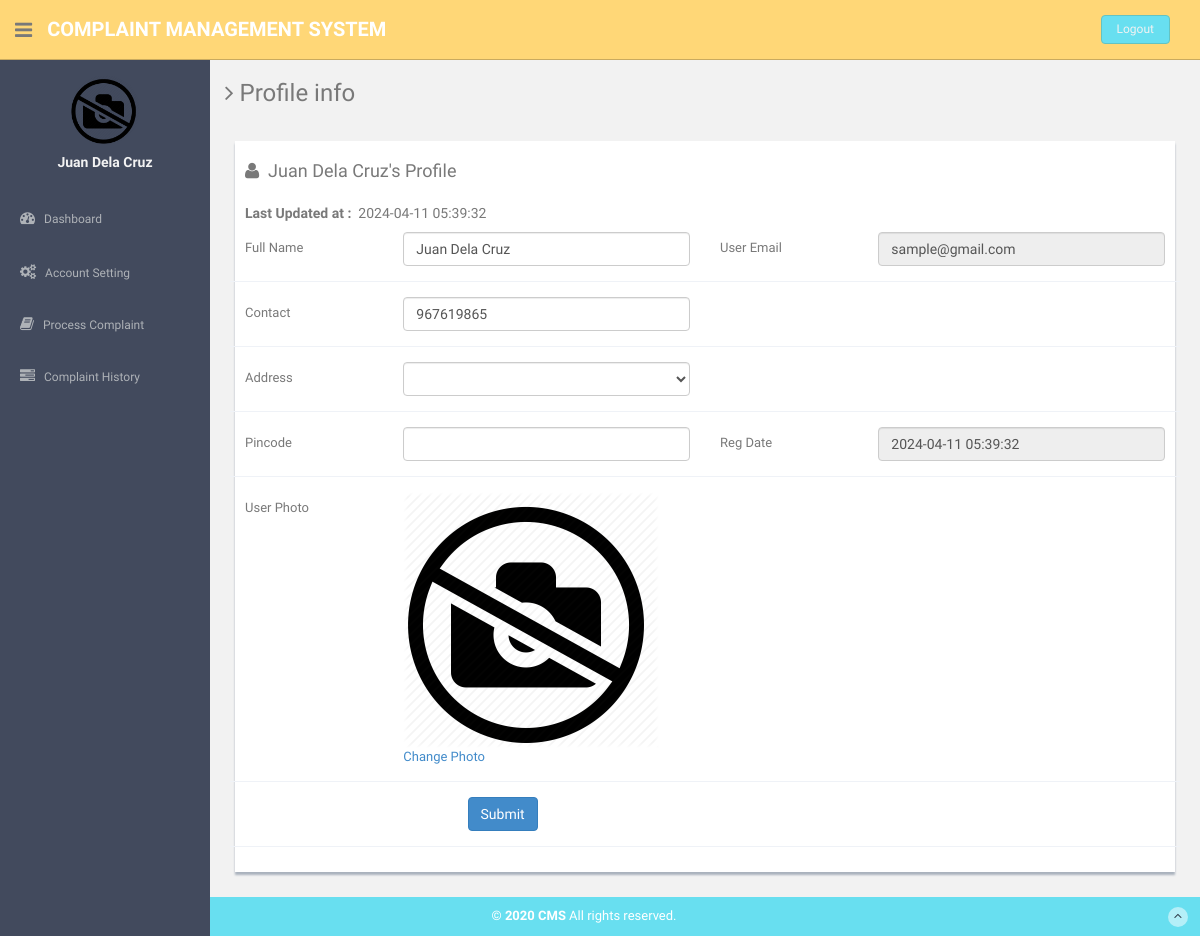
Page /users/profile.php (signed in) on the committed database.
### tables this page shows
CREATE TABLE `users` (
  `id` int(11) NOT NULL,
  `fullName` varchar(255) DEFAULT NULL,
  `userEmail` varchar(255) DEFAULT NULL,
  `password` varchar(255) DEFAULT NULL,
  `contactNo` bigint(11) DEFAULT NULL,
  `address` tinytext DEFAULT NULL,
  `State` varchar(255) DEFAULT NULL,
  `country` varchar(255) DEFAULT NULL,
  `pincode` int(6) DEFAULT NULL,
  `userImage` varchar(255) DEFAULT NULL,
  `regDate` timestamp NOT NULL DEFAULT current_timestamp(),
  `updationDate` timestamp NOT NULL DEFAULT current_timestamp() ON UPDATE current_timestamp(),
  `status` int(1) NOT NULL
);

### users/profile.php (the view, shortened to what this page needs)
<?php
include('includes/config.php');
if(strlen($_SESSION['login'])==0)
  {
header('location:index.php');
}
else{
?>
<!DOCTYPE html>
<html lang="en">
  <head>
    <link href="assets/css/bootstrap.css" rel="stylesheet">
    <link href="assets/font-awesome/css/font-awesome.css" rel="stylesheet" />
    <link rel="stylesheet" type="text/css" href="assets/js/bootstrap-datepicker/css/datepicker.css" />
    <link rel="stylesheet" type="text/css" href="assets/js/bootstrap-daterangepicker/daterangepicker.css" />
    <link href="assets/css/style.css" rel="stylesheet">
    <link href="assets/css/style-responsive.css" rel="stylesheet">
  </head>
  <body>
  <section id="container" >
     <?php include("includes/header.php");?>
      <?php include("includes/sidebar.php");?>
      <section id="main-content">
          <section class="wrapper">
          	<h3><i class="fa fa-angle-right"></i> Profile info</h3>
          	<div class="row mt">
          		<div class="col-lg-12">
                  <div class="form-panel">
 <?php $query=mysqli_query($con,"select * from users where userEmail='".$_SESSION['login']."'");
 while($row=mysqli_fetch_array($query))
 {
 ?>
  <h4 class="mb"><i class="fa fa-user"></i>&nbsp;&nbsp;<?php echo htmlentities($row['fullName']);?>'s Profile</h4>
    <h5><b>Last Updated at :</b>&nbsp;&nbsp;<?php echo htmlentities($row['updationDate']);?></h5>
                      <form class="form-horizontal style-form" method="post" name="profile" >
<div class="form-group">
<label class="col-sm-2 col-sm-2 control-label">Full Name</label>
<div class="col-sm-4">
<input type="text" name="fullname" required="required" value="<?php echo htmlentities($row['fullName']);?>" class="form-control" >
 </div>
<label class="col-sm-2 col-sm-2 control-label">User Email </label>
 <div class="col-sm-4">
<input type="email" name="useremail" required="required" value="<?php echo htmlentities($row['userEmail']);?>" class="form-control" readonly>
</div>
 </div>
<div class="form-group">
<label class="col-sm-2 col-sm-2 control-label">Contact</label>
 <div class="col-sm-4">
<input type="text" name="contactno" required="required" value="<?php echo htmlentities($row['contactNo']);?>" class="form-control">
</div>
</div>
<div class="form-group">
<label class="col-sm-2 col-sm-2 control-label">Address</label>
<div class="col-sm-4">
<select name="state" required="required" class="form-control">
<option value="<?php echo htmlentities($row['State']);?>"><?php echo htmlentities($st=$row['State']);?></option>
<?php $sql=mysqli_query($con,"select stateName from state ");
while ($rw=mysqli_fetch_array($sql)) {
  if($rw['stateName']==$st)
  {
    continue;
  }
  else
  {
  ?>
  <option value="<?php echo htmlentities($rw['stateName']);?>"><?php echo htmlentities($rw['stateName']);?></option>
<?php
}}
?>
</select>
</div>
</div>
<div class="form-group">
<label class="col-sm-2 col-sm-2 control-label">Pincode</label>
<div class="col-sm-4">
<input type="text" name="pincode" maxlength="6" required="required" value="<?php echo htmlentities($row['pincode']);?>" class="form-control">
</div>
<label class="col-sm-2 col-sm-2 control-label">Reg Date </label>
<div class="col-sm-4">
<input type="text" name="regdate" required="required" value="<?php echo htmlentities($row['regDate']);?>" class="form-control" readonly>
 </div>
</div>
<div class="form-group">
<label class="col-sm-2 col-sm-2 control-label">User Photo</label>
<div class="col-sm-4">
<?php $userphoto=$row['userImage'];
if($userphoto==""):
?>
<img src="userimages/noimage.png" width="256" height="256" >
<a href="update-image.php">Change Photo</a>
<?php else:?>
	<img src="userimages/<?php echo htmlentities($userphoto);?>" width="256" height="256">
	<a href="update-image.php">Change Photo</a>
<?php endif;?>
</div>
</div>
<?php } ?>
                          <div class="form-group">
                           <div class="col-sm-10" style="padding-left:25% ">
<button type="submit" name="submit" class="btn btn-primary">Submit</button>
</div>
</div>
                          </form>
                          </div>
                          </div>
                          </div>
		</section>
      </section>
    <?php include("includes/footer.php");?>
  </section>
  </body>
</html>
<?php } ?>

### users/includes/sidebar.php (shortened to what this page needs)
<aside>
          <div id="sidebar"  class="nav-collapse ">
              <ul class="sidebar-menu" id="nav-accordion">
                              <?php $query=mysqli_query($con,"select fullName,userImage from users where userEmail='".$_SESSION['login']."'");
 while($row=mysqli_fetch_array($query))
 {
 ?>
                  <p class="centered"><a href="profile.php">
<?php $userphoto=$row['userImage'];
if($userphoto==""):
?>
<img src="userimages/noimage.png"  class="img-circle" width="70" height="70" >
<?php else:?>
  <img src="userimages/<?php echo htmlentities($userphoto);?>" class="img-circle" width="70" height="70">
<?php endif;?>
</a>
</p>
                  <h5 class="centered"><?php echo htmlentities($row['fullName']);?></h5>
                  <?php } ?>
                  <li class="mt">
                      <a href="dashboard.php">
                          <i class="fa fa-dashboard"></i>
                          <span>Dashboard</span>
                      </a>
                  </li>
                  <li class="sub-menu">
                      <a href="javascript:;" >
                          <i class="fa fa-cogs"></i>
                          <span>Account Setting</span>
                      </a>
                  </li>
                  <li class="sub-menu">
                      <a href="register-complaint.php" >
                          <i class="fa fa-book"></i>
                          <span>Process Complaint</span>
                      </a>
                    </li>
                  <li class="sub-menu">
                      <a href="complaint-history.php" >
                          <i class="fa fa-tasks"></i>
                          <span>Complaint History</span>
                      </a>
                  </li>
              </ul>
          </div>
      </aside>

### users/assets/css/style.css (style rules this page uses)
body { color: #797979; background: #f2f2f2; font-family: 'Ruda', sans-serif; padding: 0px !important; margin: 0px !important; font-size:13px; }
ul li { list-style: none; }
a, a:hover, a:focus { text-decoration: none; outline: none; }
#container { width: 100%; height: 100%; }
.centered { text-align: center; }
.mt { margin-top: 25px; }
.mb { margin-bottom: 25px; }
#sidebar { width: 210px; height: 100%; position: fixed; background: #424a5d; }
#sidebar h5 { color: #f2f2f2; font-weight: 700; }
#sidebar ul li { position: relative; }
ul.sidebar-menu , ul.sidebar-menu li ul.sub { margin: -2px 0 0; padding: 0; }
ul.sidebar-menu { margin-top: 75px; }
ul.sidebar-menu li { margin-bottom: 5px; margin-left:10px; margin-right:10px; }
ul.sidebar-menu li.sub-menu { line-height: 15px; }
ul.sidebar-menu li a span { display: inline-block; }
ul.sidebar-menu li a { color: #aeb2b7; text-decoration: none; display: block; padding: 15px 0 15px 10px; font-size: 12px; outline: none; -webkit-transition: all 0.3s ease; -moz-transition: all 0.3s ease; -o-transition: all 0.3s ease; -ms-transition: all 0.3s ease; transition: all 0.3s ease; }
ul.sidebar-menu li a i { font-size: 15px; padding-right: 6px; }
#main-content { margin-left: 210px; }
.wrapper { display: inline-block; margin-top: 60px; padding-left: 15px; padding-right: 15px; padding-bottom: 15px; padding-top: 0px; width: 100%; }
.form-panel { background: #ffffff; margin: 10px; padding: 10px; box-shadow: 0px 3px 2px #aab2bd; text-align: left; }
label { font-weight: 400; }
.form-horizontal.style-form .form-group { border-bottom: 1px solid #eff2f7; padding-bottom: 15px; margin-bottom: 15px; }
@media (min-width: 768px) { .form-horizontal .control-label { text-align: left; } }

### rows in the picture
users: fullName "Juan Dela Cruz", updationDate "2024-04-11 05:39:32", fullname "Juan Dela Cruz", useremail "sample@gmail.com", contactno "967619865", regdate "2024-04-11 05:39:32"
